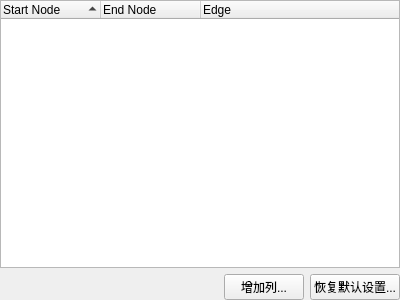
<?xml version="1.0" encoding="UTF-8"?>
<ui version="4.0">
 <class>CCommutationTable</class>
 <widget class="QWidget" name="CCommutationTable">
  <property name="geometry">
   <rect>
    <x>0</x>
    <y>0</y>
    <width>400</width>
    <height>300</height>
   </rect>
  </property>
  <property name="windowTitle">
   <string>Form</string>
  </property>
  <layout class="QVBoxLayout" name="verticalLayout">
   <property name="leftMargin">
    <number>0</number>
   </property>
   <property name="topMargin">
    <number>0</number>
   </property>
   <property name="rightMargin">
    <number>0</number>
   </property>
   <property name="bottomMargin">
    <number>0</number>
   </property>
   <item>
    <widget class="QTreeWidget" name="Table">
     <property name="editTriggers">
      <set>QAbstractItemView::NoEditTriggers</set>
     </property>
     <property name="alternatingRowColors">
      <bool>true</bool>
     </property>
     <property name="selectionMode">
      <enum>QAbstractItemView::ExtendedSelection</enum>
     </property>
     <property name="rootIsDecorated">
      <bool>true</bool>
     </property>
     <property name="sortingEnabled">
      <bool>true</bool>
     </property>
     <property name="allColumnsShowFocus">
      <bool>true</bool>
     </property>
     <attribute name="headerCascadingSectionResizes">
      <bool>true</bool>
     </attribute>
     <column>
      <property name="text">
       <string notr="true">Start Node</string>
      </property>
     </column>
     <column>
      <property name="text">
       <string>End Node</string>
      </property>
     </column>
     <column>
      <property name="text">
       <string>Edge</string>
      </property>
     </column>
    </widget>
   </item>
   <item>
    <layout class="QHBoxLayout" name="horizontalLayout">
     <item>
      <spacer name="horizontalSpacer">
       <property name="orientation">
        <enum>Qt::Horizontal</enum>
       </property>
       <property name="sizeHint" stdset="0">
        <size>
         <width>134</width>
         <height>20</height>
        </size>
       </property>
      </spacer>
     </item>
     <item>
      <widget class="QPushButton" name="AddColumnButton">
       <property name="statusTip">
        <string>Append new edge attribute column  | Right-click on a column's header - insert/delete a column at exact position</string>
       </property>
       <property name="text">
        <string>增加列...</string>
       </property>
      </widget>
     </item>
     <item>
      <widget class="QPushButton" name="RestoreButton">
       <property name="statusTip">
        <string>Restore default columns (remove custom ones)</string>
       </property>
       <property name="text">
        <string>恢复默认设置...</string>
       </property>
      </widget>
     </item>
    </layout>
   </item>
  </layout>
 </widget>
 <resources/>
 <connections/>
</ui>
